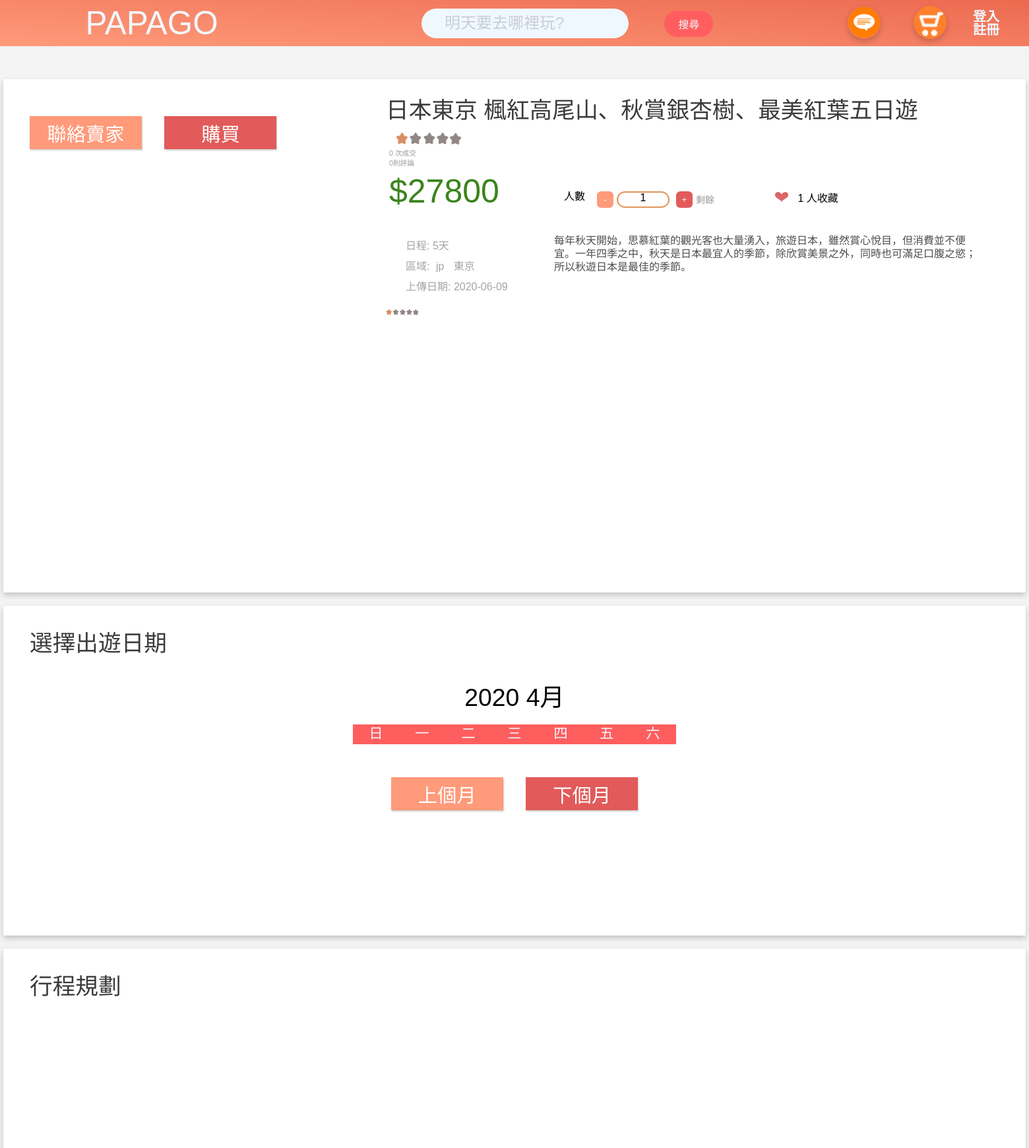
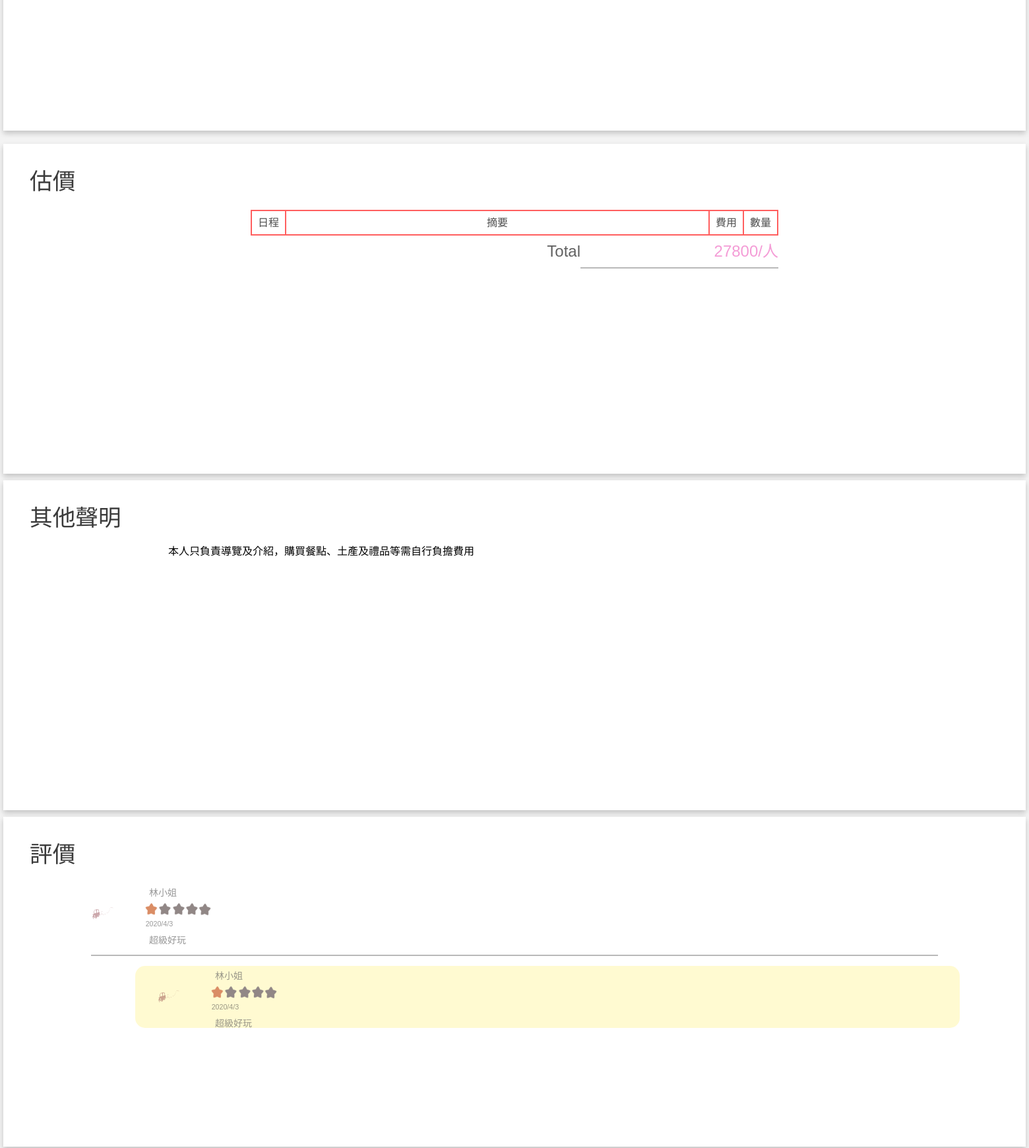
/PaPaGo/page/productView.php?id=p-u5ecea4231145a-5edf052336f8d (upper part), run on the app's committed database (2 pictures, top to bottom).
### tables this page shows
CREATE TABLE `product` (
  `ID` varchar(50) NOT NULL,
  `sellerID` varchar(50) NOT NULL,
  `price` float NOT NULL,
  `title` varchar(50) NOT NULL,
  `info` text NOT NULL,
  `state` varchar(20) NOT NULL,
  `days` int(11) NOT NULL,
  `people` int(11) NOT NULL,
  `other` text NOT NULL,
  `uploadDate` date NOT NULL DEFAULT current_timestamp(),
  `weekSelect` varchar(20) NOT NULL
);

CREATE TABLE `productregion` (
  `productID` varchar(50) NOT NULL,
  `country` varchar(20) NOT NULL,
  `county` varchar(20) NOT NULL
);

### PaPaGo/PHP/common.php (the view, shortened to what this page needs)
<?php
function getData($tableName, $rowName, $_where, $_key, $split_by, $order_by = null)
{
    require("../PHP/connectDB.php");
    mysqli_query($conn, 'SET NAMES utf8');
    $sql = "SELECT $rowName FROM $tableName
        WHERE $_where='" . $_key . "'";
    $result = mysqli_query($conn, $sql) or die(mysqli_error($conn));
    if ($result->num_rows > 0) {
        $return_result = "";
        while ($row = $result->fetch_assoc()) {
            echo $row[$rowName] . $split_by;
            $return_result = $return_result . $row[$rowName] . $split_by;
        }
        return $return_result;
    } else {
        return false;
    }
}
function countData($tableName, $rowName, $_where, $_key)
{
    require("../PHP/connectDB.php");
    mysqli_query($conn, 'SET NAMES utf8');
    $sql = "SELECT $rowName FROM $tableName ";
    if(isset($_where) && $_where!=""){
        $sql=$sql." WHERE $_where='" . $_key . "'";
    }
    $result = mysqli_query($conn, $sql) or die(mysqli_error($conn));
    echo ($result->num_rows);
    return $result->num_rows;
}

### PaPaGo/CSS/common.css (style rules this page uses)
body { font-family: 'Noto Sans TC', sans-serif; }

### PaPaGo/CSS/main.css (style rules this page uses)
html { scroll-behavior: smooth; }
body { background-color: #F3F3F3; }

### data on the page
product: title "日本東京 楓紅高尾山、秋賞銀杏樹、最美紅葉五日遊", price "27800", days "5", uploadDate "2020-06-09", info "每年秋天開始，思慕紅葉的觀光客也大量湧入，旅遊日本，雖然賞心悅目，但消費並不便宜。一年四季之中，秋天是日本最宜人的季節，除欣賞美景之外，同時也可滿足口腹之慾；所以秋遊日本是最佳的季節。", other "本人只負責導覽及介紹，購買餐點、土產及禮品等需自行負擔費用"
productregion: country "jp", county "東京"

### other printed values
$result->num_rows "0 0 1"
